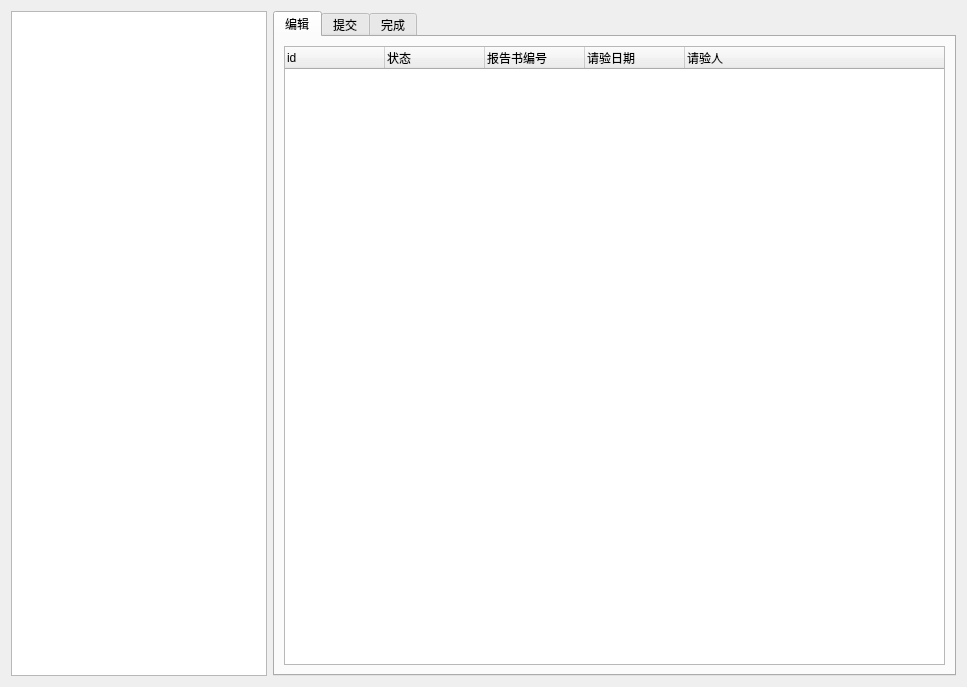
<?xml version="1.0" encoding="UTF-8"?>
<ui version="4.0">
 <class>Form</class>
 <widget class="QWidget" name="Form">
  <property name="geometry">
   <rect>
    <x>0</x>
    <y>0</y>
    <width>967</width>
    <height>687</height>
   </rect>
  </property>
  <property name="windowTitle">
   <string>Form</string>
  </property>
  <layout class="QGridLayout" name="gridLayout">
   <item row="0" column="0">
    <widget class="QTreeWidget" name="treeWidget">
     <property name="headerHidden">
      <bool>true</bool>
     </property>
     <column>
      <property name="text">
       <string>位置</string>
      </property>
     </column>
     <column>
      <property name="text">
       <string>id</string>
      </property>
     </column>
    </widget>
   </item>
   <item row="0" column="1">
    <widget class="QTabWidget" name="tabWidget">
     <property name="sizePolicy">
      <sizepolicy hsizetype="Expanding" vsizetype="Expanding">
       <horstretch>2</horstretch>
       <verstretch>0</verstretch>
      </sizepolicy>
     </property>
     <property name="currentIndex">
      <number>0</number>
     </property>
     <widget class="QWidget" name="tab">
      <attribute name="title">
       <string>编辑</string>
      </attribute>
      <layout class="QGridLayout" name="gridLayout_2">
       <item row="0" column="0">
        <widget class="QTreeWidget" name="treeWidget_2">
         <column>
          <property name="text">
           <string>id</string>
          </property>
         </column>
         <column>
          <property name="text">
           <string>状态</string>
          </property>
         </column>
         <column>
          <property name="text">
           <string>报告书编号</string>
          </property>
         </column>
         <column>
          <property name="text">
           <string>请验日期</string>
          </property>
         </column>
         <column>
          <property name="text">
           <string>请验人</string>
          </property>
         </column>
        </widget>
       </item>
      </layout>
     </widget>
     <widget class="QWidget" name="tab_2">
      <attribute name="title">
       <string>提交</string>
      </attribute>
     </widget>
     <widget class="QWidget" name="tab_3">
      <attribute name="title">
       <string>完成</string>
      </attribute>
     </widget>
    </widget>
   </item>
  </layout>
 </widget>
 <resources/>
 <connections/>
</ui>
